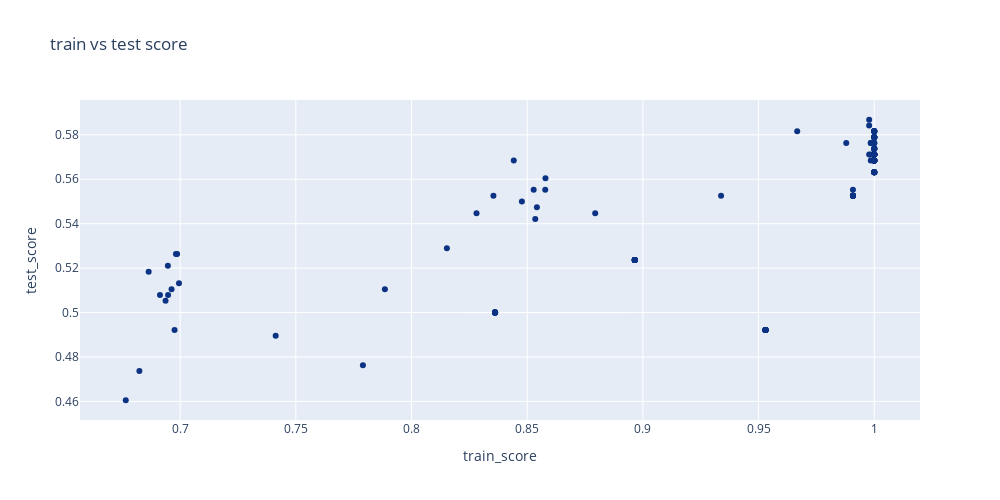

Notebook code for this chart:
### Code cell
fig = px.scatter(
    data_frame = df_result_plot,
    x = "train_score",
    y = "test_score",

    title = "train vs test score",
    color_discrete_sequence = plt_style_s,
    width = 1000,
    height = 500,
)

fig.show()

### Figure 1 — Plotly figure (JSON) as saved in the notebook; plotly's stock layout.template omitted (floating-point values rounded to 4 significant figures; data arrays with more than 128 entries replaced by an {"elided": "..."} marker saying what was removed)
{"data": [{"hovertemplate": "train_score=%{x}<br>test_score=%{y}<extra></extra>", "legendgroup": "", "marker": {"color": "rgb(12,51,131)", "symbol": "circle"}, "mode": "markers", "name": "", "orientation": "v", "showlegend": false, "type": "scatter", "x": {"elided": "144 float values"}, "xaxis": "x", "y": {"elided": "144 float values"}, "yaxis": "y"}], "layout": {"height": 500, "legend": {"tracegroupgap": 0}, "title": {"text": "train vs test score"}, "width": 1000, "xaxis": {"anchor": "y", "domain": [0, 1], "title": {"text": "train_score"}}, "yaxis": {"anchor": "x", "domain": [0, 1], "title": {"text": "test_score"}}}}
